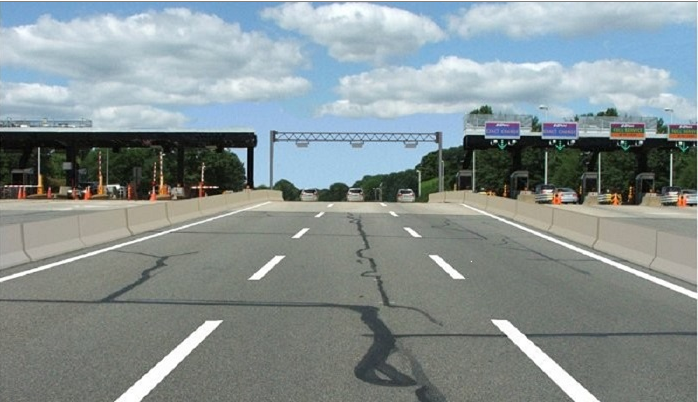
#> input picture Day1/line_example/road.png, 698 x 402 px
$ python 4_blur_Edge.py
#> lines starting #> are read from the running program, lines starting #| are printed output that depends on the picture
import cv2  # opencv 사용
from google.colab.patches import cv2_imshow

image = cv2.imread('road.png')  # 이미지 읽기
#> image is the input picture: shape (402, 698, 3); mean B, G, R 146, 145.2, 134.6
height, width = image.shape[:2]  # 이미지 높이, 너비
#> height = 402; width = 698

kernel_size = 3
low_threshold = 70
high_threshold = 210
gray_img = cv2.cvtColor(image, cv2.COLOR_RGB2GRAY)  # 흑백이미지로 변환
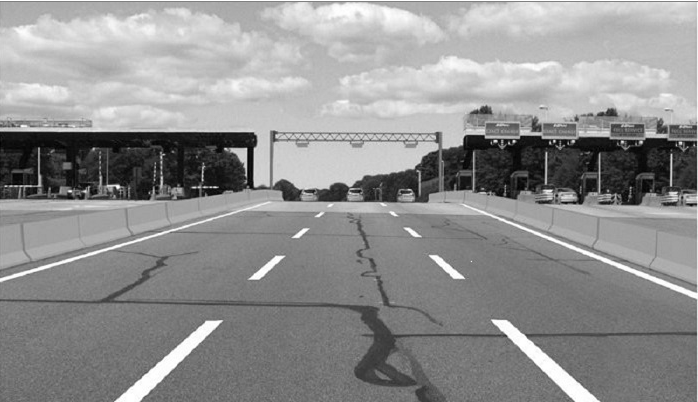
#> gray_img: shape (402, 698); min 1, max 255, mean 144.2
blur_img = cv2.GaussianBlur(image, (kernel_size, kernel_size), 0)  # Blur 효과
canny_img = cv2.Canny(blur_img, low_threshold, high_threshold)  # Canny edge 알고리즘
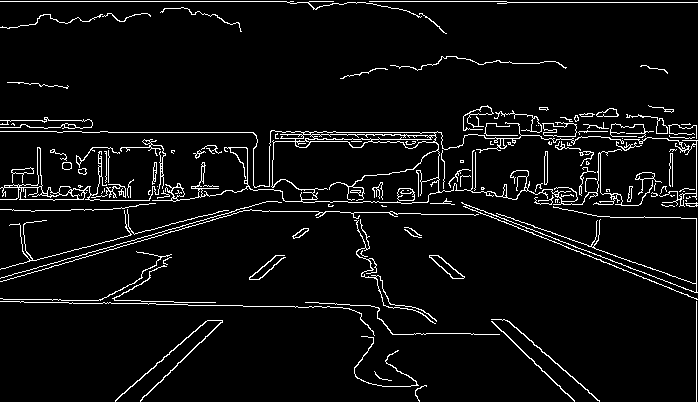
#> canny_img: shape (402, 698); 5.3% white in thin lines or dots

cv2_imshow(image)
cv2_imshow(canny_img)  # Canny 이미지 출력
cv2.waitKey(0)
